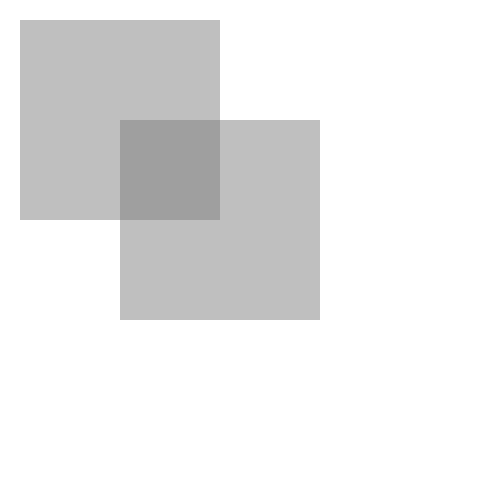
Frame 1 (no input)
Frame 60 (the mouse pressed at the canvas centre just before this capture): identical to frame 1, image omitted
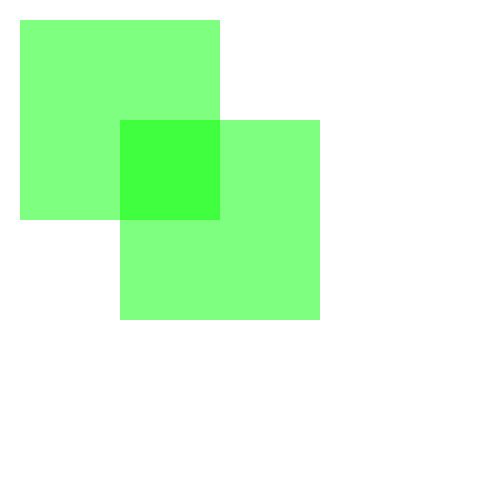
Frame 120 (the mouse held since frame 60 and released just before this capture)

The Processing sketch that drew these frames (run headless with seeded random() and noise(); from frame 60 on, the mouse is pressed at the canvas centre):

// Processing sketch: cursolColorChange
// ── cursolColorChange.pde
void setup() {
  size(480, 480);
  smooth();
  noStroke();
  smooth();
  fill(128, 128, 128, 128);
}

void draw() {
  background(255, 255, 255);

  /* fill in here */
  if (mouseX>=120 && mouseY>=120 && mouseX<=220 && mouseY<=220) {
    fill(0, 255, 255, 128);
  } else if (mouseX>=20 && mouseY>=20 && mouseX<=220 && mouseY<=220) {
    fill(255, 0, 0, 128);
  } else if (mouseX>120 && mouseY>120 && mouseX<=320 && mouseY<=320) {
    fill(0, 255, 0, 128);
  }  else {
    fill(128, 128, 128, 128);
  }
  rect(20, 20, 200, 200);
  rect(120, 120, 200, 200);
}
